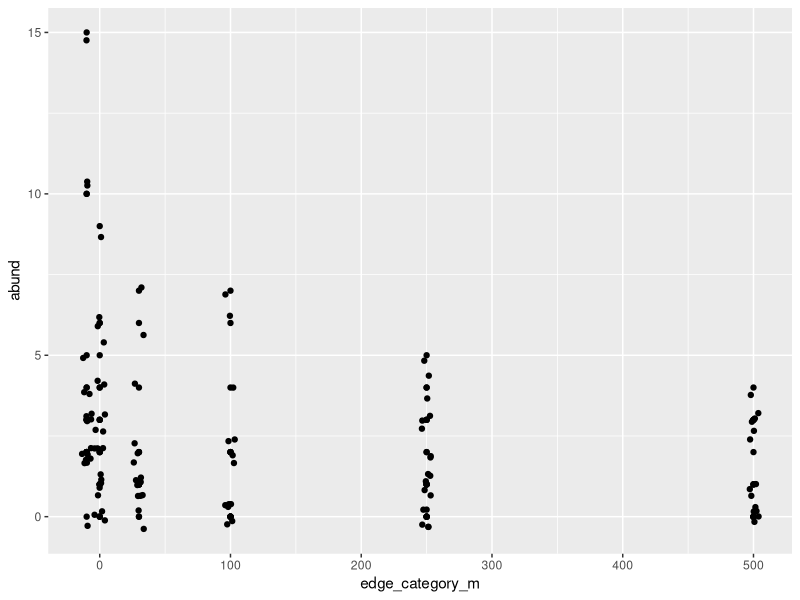
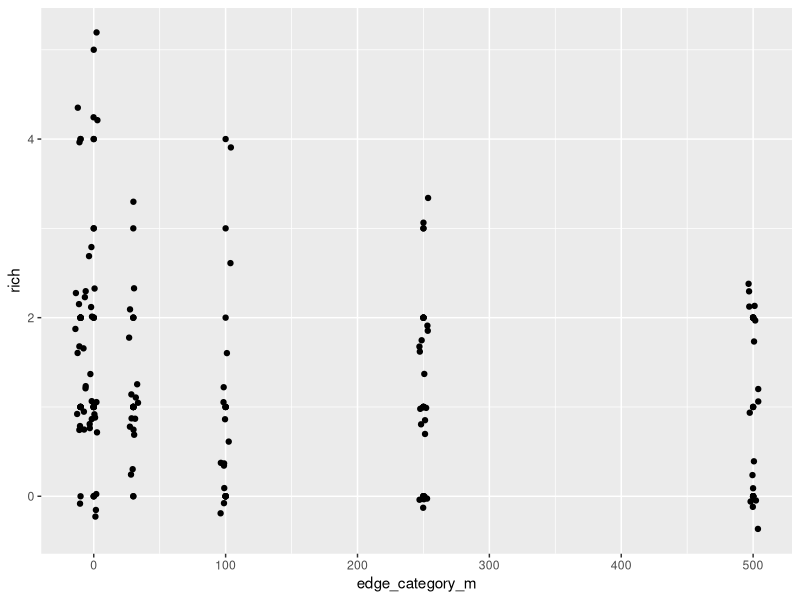
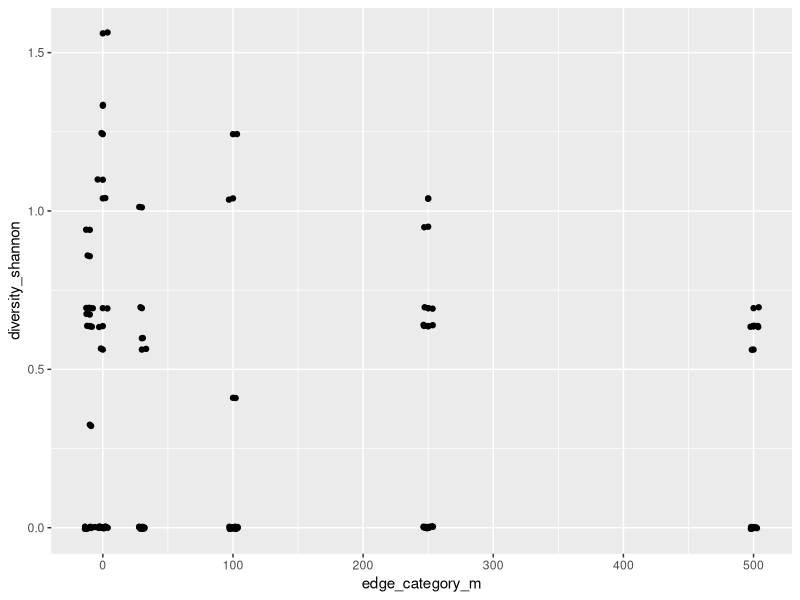
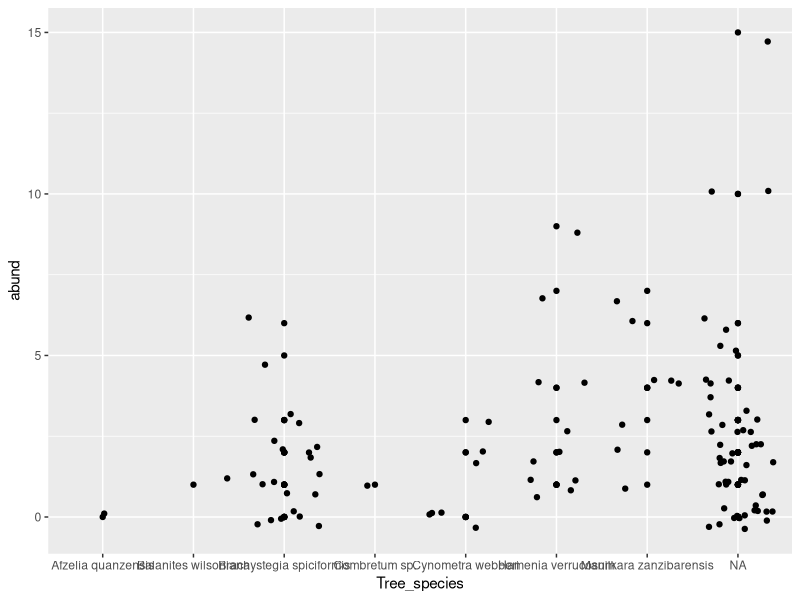
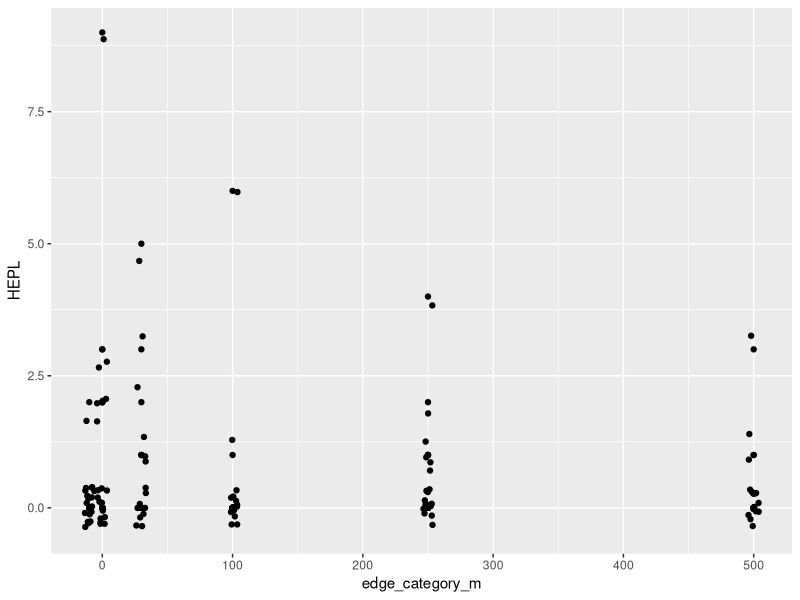
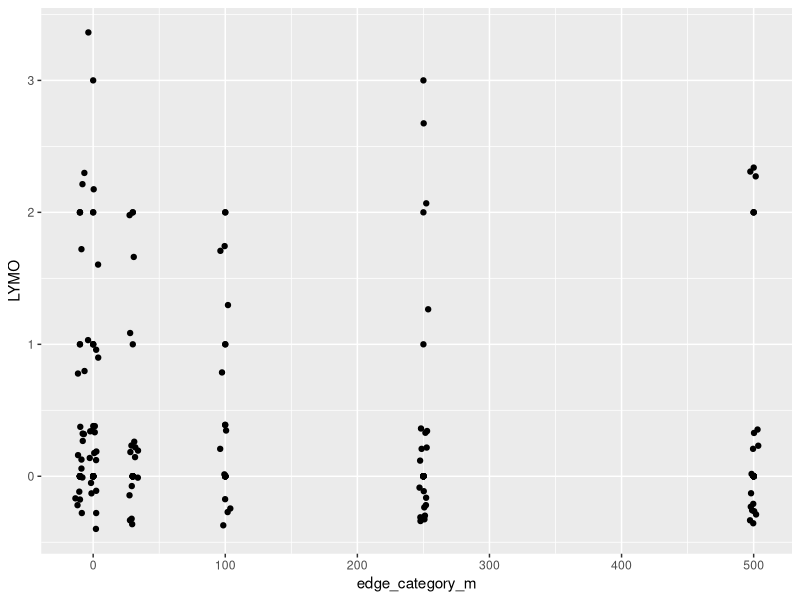
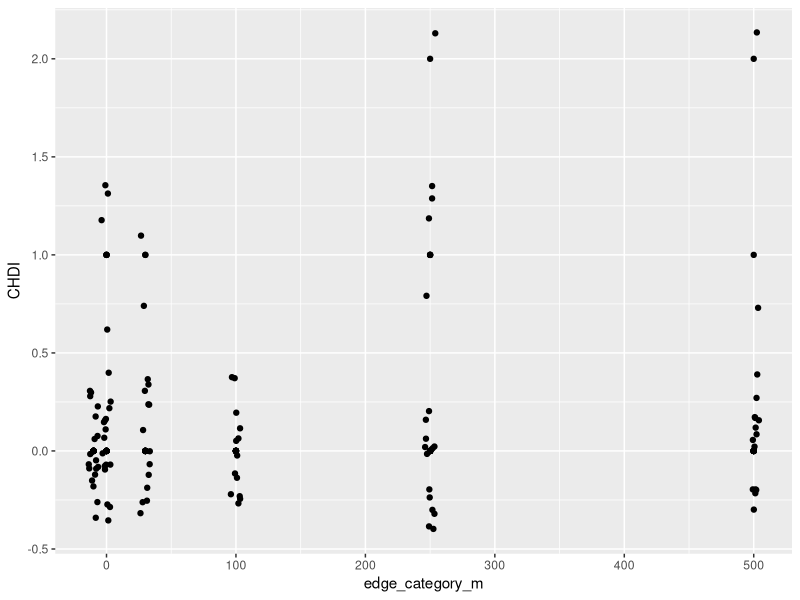
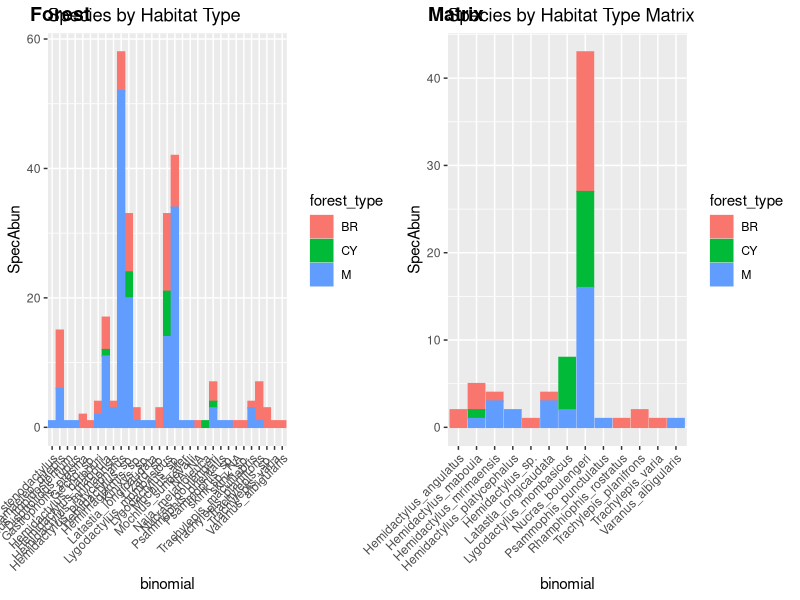

Write the R code that produced these figures, in order. (Note: this script raises an error after producing the figures.)
library(ggplot2)
library(dplyr)
library(cowplot)

#data exploring
#THE DATA
herpdata <- read.csv("raw_data/herpdata.csv", header = TRUE)
metadata <- read.csv("clean_data/metadata.csv", header = TRUE)
sites <- read.csv("raw_data/sites.csv", header = TRUE)


#abund by coarse edge distance
ggplot(metadata, aes(edge_category_m, abund))+
  geom_point()+
  geom_jitter()

#rich by coarse edge distance
ggplot(metadata, aes(edge_category_m, rich))+
  geom_point()+
  geom_jitter()

#shannon diversity by coarse edge distance
ggplot(metadata, aes(edge_category_m, diversity_shannon))+
  geom_point()+
  geom_jitter()

#abund by tree species
ggplot(metadata, aes(Tree_species, abund))+
  geom_point()+
  geom_jitter()

#platycephalus abundance by coarse edge dist
ggplot(metadata, aes(edge_category_m, HEPL))+
  geom_point()+
  geom_jitter()

#L. mombasicus abundance by coarse edge dist
ggplot(metadata, aes(edge_category_m, LYMO))+
  geom_point()+
  geom_jitter()

#C. dilepis abundance by coarse edge dist
ggplot(metadata, aes(edge_category_m, CHDI))+
  geom_point()+
  geom_jitter()


#selecting species by habitat type
HerpByHab <- merge(herpdata, sites, by = "Tree_ID", all = TRUE)
HerpByHabMat <- HerpByHab

HerpByHab <- HerpByHab %>%
  filter(edge_category_m != -10)%>%
  filter(binomial != "NA")%>%
  group_by(forest_type, binomial) %>%
  summarise(SpecAbun = n())

HerpByHabMat <- HerpByHabMat %>%
  filter(edge_category_m == -10)%>%
  filter(binomial != "NA")%>%
  group_by(forest_type, binomial) %>%
  summarise(SpecAbun = n())


HerpHabPlot1 <- ggplot(HerpByHab, aes(binomial, SpecAbun, color = forest_type))+
  geom_col(aes(fill = forest_type))+
  theme(axis.text.x = element_text(angle = 45, hjust = 1, vjust = 1))+
  labs(title = "Species by Habitat Type")

HerpHabPlot2 <- ggplot(HerpByHabMat, aes(binomial, SpecAbun, color = forest_type))+
  geom_col(aes(fill = forest_type))+
  theme(axis.text.x = element_text(angle = 45, hjust = 1, vjust = 1))+
  labs(title = "Species by Habitat Type Matrix")

plot_grid(HerpHabPlot1, HerpHabPlot2, labels = c("Forest", "Matrix"), ncol = 2, nrow = 1)

plot_grid(inv_abun_urb2, nat_abun_urb2, inv_rich_urb2, nat_rich_urb2, 
          labels = c("        Invasives", "         Natives"), ncol = 2, nrow = 2)

HerpHabMat <- merge(herpdata, sites, by = "Tree_ID", all = TRUE)

HerpHabMat <- HerpHabMat %>%
  group_by()
